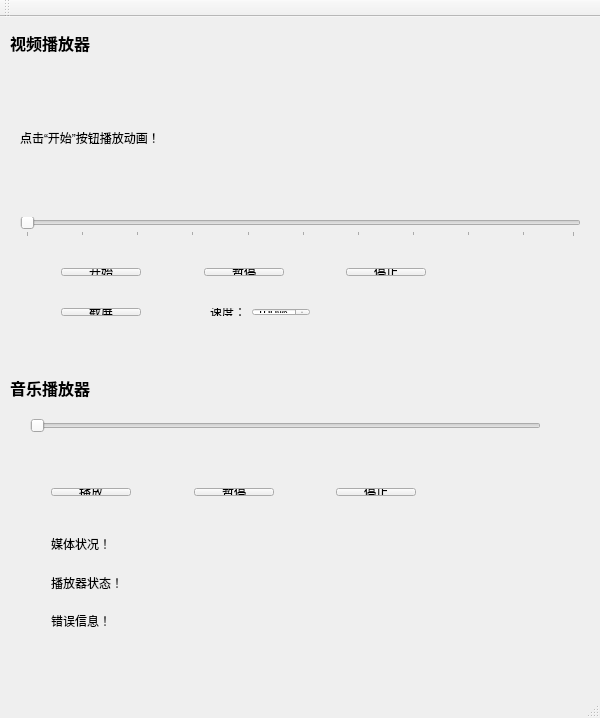
<?xml version="1.0" encoding="UTF-8"?>
<ui version="4.0">
 <class>MainWindow</class>
 <widget class="QMainWindow" name="MainWindow">
  <property name="geometry">
   <rect>
    <x>0</x>
    <y>0</y>
    <width>600</width>
    <height>718</height>
   </rect>
  </property>
  <property name="windowTitle">
   <string>MainWindow</string>
  </property>
  <widget class="QWidget" name="centralWidget">
   <widget class="QSlider" name="horizontalSlider">
    <property name="geometry">
     <rect>
      <x>20</x>
      <y>200</y>
      <width>561</width>
      <height>20</height>
     </rect>
    </property>
    <property name="orientation">
     <enum>Qt::Horizontal</enum>
    </property>
    <property name="tickPosition">
     <enum>QSlider::TicksBelow</enum>
    </property>
    <property name="tickInterval">
     <number>10</number>
    </property>
   </widget>
   <widget class="QLabel" name="label">
    <property name="geometry">
     <rect>
      <x>20</x>
      <y>60</y>
      <width>561</width>
      <height>121</height>
     </rect>
    </property>
    <property name="text">
     <string>点击“开始”按钮播放动画！</string>
    </property>
   </widget>
   <widget class="QSlider" name="horizontalSlider_2">
    <property name="geometry">
     <rect>
      <x>30</x>
      <y>399</y>
      <width>511</width>
      <height>20</height>
     </rect>
    </property>
    <property name="orientation">
     <enum>Qt::Horizontal</enum>
    </property>
   </widget>
   <widget class="QLabel" name="label_6">
    <property name="geometry">
     <rect>
      <x>10</x>
      <y>360</y>
      <width>131</width>
      <height>21</height>
     </rect>
    </property>
    <property name="font">
     <font>
      <family>Agency FB</family>
      <pointsize>12</pointsize>
      <weight>75</weight>
      <bold>true</bold>
     </font>
    </property>
    <property name="text">
     <string>音乐播放器</string>
    </property>
   </widget>
   <widget class="QLabel" name="label_7">
    <property name="geometry">
     <rect>
      <x>10</x>
      <y>10</y>
      <width>121</width>
      <height>31</height>
     </rect>
    </property>
    <property name="font">
     <font>
      <family>Agency FB</family>
      <pointsize>12</pointsize>
      <weight>75</weight>
      <bold>true</bold>
     </font>
    </property>
    <property name="text">
     <string>视频播放器</string>
    </property>
   </widget>
   <widget class="QWidget" name="">
    <property name="geometry">
     <rect>
      <x>40</x>
      <y>460</y>
      <width>387</width>
      <height>30</height>
     </rect>
    </property>
    <layout class="QHBoxLayout" name="horizontalLayout">
     <item>
      <widget class="QPushButton" name="pushButton_6">
       <property name="text">
        <string>播放</string>
       </property>
      </widget>
     </item>
     <item>
      <spacer name="horizontalSpacer_2">
       <property name="orientation">
        <enum>Qt::Horizontal</enum>
       </property>
       <property name="sizeHint" stdset="0">
        <size>
         <width>40</width>
         <height>20</height>
        </size>
       </property>
      </spacer>
     </item>
     <item>
      <widget class="QPushButton" name="pushButton_7">
       <property name="text">
        <string>暂停</string>
       </property>
      </widget>
     </item>
     <item>
      <spacer name="horizontalSpacer">
       <property name="orientation">
        <enum>Qt::Horizontal</enum>
       </property>
       <property name="sizeHint" stdset="0">
        <size>
         <width>38</width>
         <height>20</height>
        </size>
       </property>
      </spacer>
     </item>
     <item>
      <widget class="QPushButton" name="pushButton_5">
       <property name="text">
        <string>停止</string>
       </property>
      </widget>
     </item>
    </layout>
   </widget>
   <widget class="QWidget" name="">
    <property name="geometry">
     <rect>
      <x>40</x>
      <y>500</y>
      <width>391</width>
      <height>131</height>
     </rect>
    </property>
    <layout class="QVBoxLayout" name="verticalLayout">
     <item>
      <widget class="QLabel" name="label_5">
       <property name="text">
        <string>媒体状况！</string>
       </property>
      </widget>
     </item>
     <item>
      <widget class="QLabel" name="label_4">
       <property name="text">
        <string>播放器状态！</string>
       </property>
      </widget>
     </item>
     <item>
      <widget class="QLabel" name="label_3">
       <property name="text">
        <string>错误信息！</string>
       </property>
      </widget>
     </item>
    </layout>
   </widget>
   <widget class="QWidget" name="">
    <property name="geometry">
     <rect>
      <x>50</x>
      <y>240</y>
      <width>387</width>
      <height>30</height>
     </rect>
    </property>
    <layout class="QHBoxLayout" name="horizontalLayout_2">
     <item>
      <widget class="QPushButton" name="pushButton">
       <property name="text">
        <string>开始</string>
       </property>
      </widget>
     </item>
     <item>
      <spacer name="horizontalSpacer_4">
       <property name="orientation">
        <enum>Qt::Horizontal</enum>
       </property>
       <property name="sizeHint" stdset="0">
        <size>
         <width>40</width>
         <height>20</height>
        </size>
       </property>
      </spacer>
     </item>
     <item>
      <widget class="QPushButton" name="pushButton_2">
       <property name="text">
        <string>暂停</string>
       </property>
       <property name="checkable">
        <bool>true</bool>
       </property>
      </widget>
     </item>
     <item>
      <spacer name="horizontalSpacer_3">
       <property name="orientation">
        <enum>Qt::Horizontal</enum>
       </property>
       <property name="sizeHint" stdset="0">
        <size>
         <width>38</width>
         <height>20</height>
        </size>
       </property>
      </spacer>
     </item>
     <item>
      <widget class="QPushButton" name="pushButton_3">
       <property name="text">
        <string>停止</string>
       </property>
      </widget>
     </item>
    </layout>
   </widget>
   <widget class="QWidget" name="">
    <property name="geometry">
     <rect>
      <x>50</x>
      <y>280</y>
      <width>271</width>
      <height>30</height>
     </rect>
    </property>
    <layout class="QHBoxLayout" name="horizontalLayout_3">
     <item>
      <widget class="QPushButton" name="pushButton_4">
       <property name="text">
        <string>截屏</string>
       </property>
      </widget>
     </item>
     <item>
      <spacer name="horizontalSpacer_5">
       <property name="orientation">
        <enum>Qt::Horizontal</enum>
       </property>
       <property name="sizeHint" stdset="0">
        <size>
         <width>48</width>
         <height>20</height>
        </size>
       </property>
      </spacer>
     </item>
     <item>
      <widget class="QLabel" name="label_2">
       <property name="text">
        <string>速度：</string>
       </property>
      </widget>
     </item>
     <item>
      <widget class="QSpinBox" name="spinBox">
       <property name="suffix">
        <string>%</string>
       </property>
       <property name="maximum">
        <number>999</number>
       </property>
       <property name="value">
        <number>100</number>
       </property>
      </widget>
     </item>
    </layout>
   </widget>
  </widget>
  <widget class="QMenuBar" name="menuBar">
   <property name="geometry">
    <rect>
     <x>0</x>
     <y>0</y>
     <width>600</width>
     <height>26</height>
    </rect>
   </property>
  </widget>
  <widget class="QToolBar" name="mainToolBar">
   <attribute name="toolBarArea">
    <enum>TopToolBarArea</enum>
   </attribute>
   <attribute name="toolBarBreak">
    <bool>false</bool>
   </attribute>
  </widget>
  <widget class="QStatusBar" name="statusBar"/>
 </widget>
 <layoutdefault spacing="6" margin="11"/>
 <resources/>
 <connections/>
</ui>
